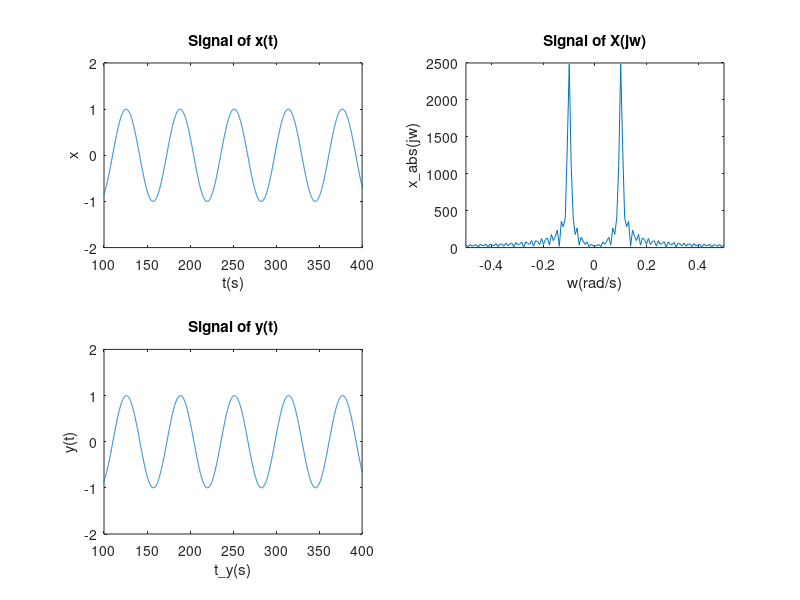
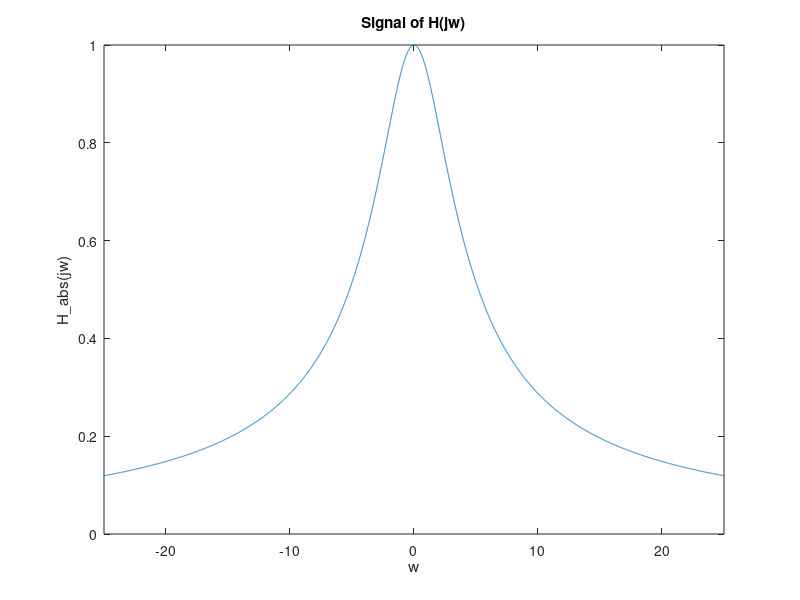

These figures' MATLAB source, in order: (Note: this script raises an error after producing the figures.)
% FILE: Ex1.m
% NAME: Tianning Li
% DESCRIPTION: Filtering

% Clear all variables and close all windows
clear all; close all; clc;

Fs = 10;
t = 0:0.1:500;
x = cos(0.1*t);
N = 8192;
x_fft = fftshift(fft(x,N));
x_abs = abs(x_fft);
period = 2*pi*Fs/N;
w = (-N/2:(N/2)-1)*period;

figure
subplot(2,2,1)
plot(t,x)                   % Plot x(t)
title('Signal of x(t)')
xlabel('t(s)')
ylabel('x')
xlim([100,400])
ylim([-2,2])
subplot(2,2,2)
plot(w,x_abs)               % Plot X(jw)
title('Signal of X(jw)')
xlabel('w(rad/s)')
ylabel('x\_abs(jw)')
xlim([-0.5,0.5])

% Generate filter H(jw)
H_fft = 3./(3+j*w);
H_abs = abs(H_fft);
figure
plot(w,H_abs)               % Plot H(jw)
title('Signal of H(jw)')
xlabel('w')
ylabel('H\_abs(jw)')
xlim([-25,25])

y_fft = x_fft.*H_fft;
y_ifft = ifft(fftshift(y_fft),N);
y = real(y_ifft);
t_y = (0:length(y)-1) * (1/Fs);
figure(1)
subplot(2,2,3)
plot(t_y,y)                 % Plot y(t)
title('Signal of y(t)')
xlabel('t\_y(s)')
ylabel('y(t)')
xlim([100,400])
ylim([-2,2])
% Generate filter H(jw) using Isim
b = [3];
a = [1 3];
y = lsim(b,a,x,t);
figure(1)
subplot(2,2,4)
plot(t,y)                   % Plot y(t)
title('Signal of y(t) using filter coefficient)')
xlabel('t\_y(s)')
ylabel('y(t)')
xlim([100,400])
ylim([-2,2])